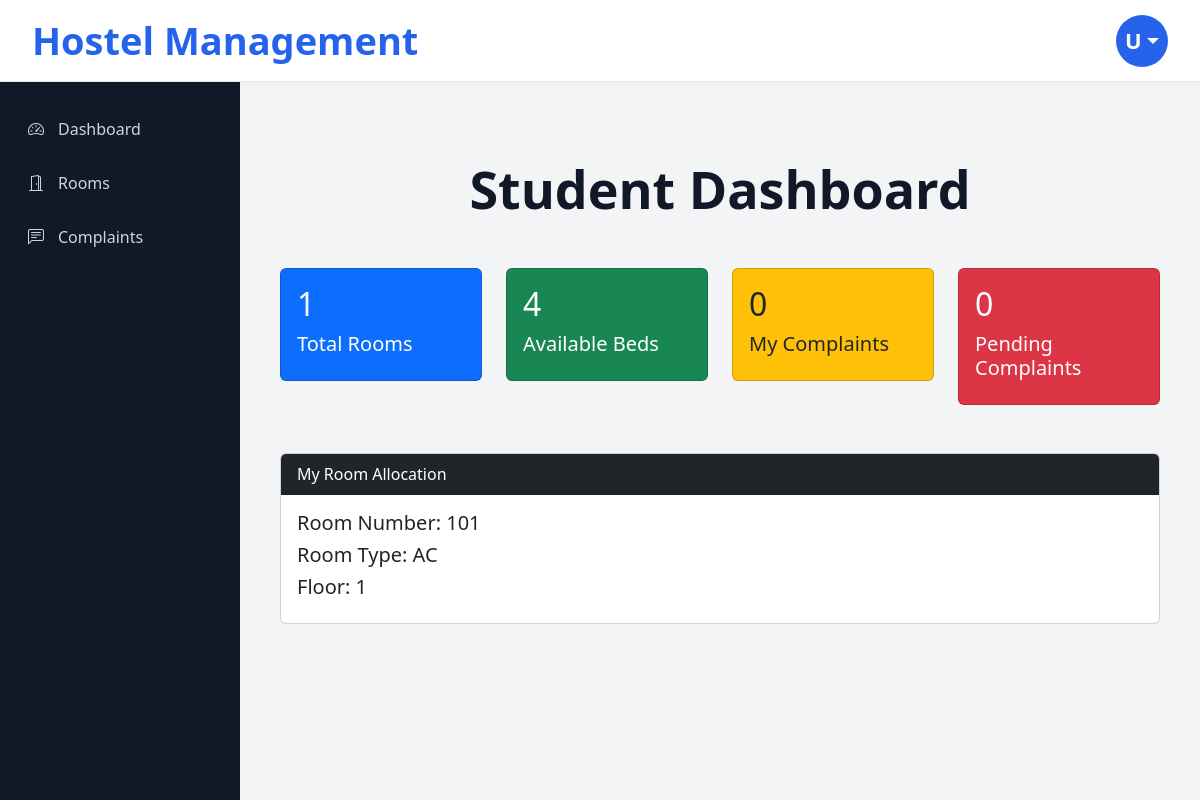
/student-dashboard/ (signed in), run on the app's committed database.
### hostel_app/models.py (models this page shows, shortened)
class RoomAllocation(models.Model):
    student = models.ForeignKey(
        Student,
        on_delete=models.CASCADE
    )
    room = models.ForeignKey(
        Room,
        on_delete=models.CASCADE
    )
    allocation_date = models.DateField(
        auto_now_add=True
    )

class Room(models.Model):
    ROOM_TYPES = [
        ('AC', 'AC'),
        ('Non-AC', 'Non-AC'),
    ]
    room_number = models.CharField(
        max_length=20,
        unique=True
    )
    room_type = models.CharField(
        max_length=20,
        choices=ROOM_TYPES
    )
    total_beds = models.IntegerField()
    available_beds = models.IntegerField()
    floor_number = models.IntegerField()

### hostel_app/views.py (the view)
def student_dashboard(request):
    student_account = StudentAccount.objects.filter(
        user=request.user
    ).first()
    if not student_account:
        messages.error(
            request,
            "Student account not found"
        )
        return redirect("student-login")
    student = student_account.student
    total_rooms = Room.objects.count()
    available_beds = Room.objects.aggregate(
        total=models.Sum("available_beds")
    )["total"] or 0
    my_complaints = Complaint.objects.filter(
        student=student
    ).count()
    pending_complaints = Complaint.objects.filter(
        student=student,
        status="Pending"
    ).count()
    allocation = RoomAllocation.objects.filter(
        student=student
    ).first()
    context = {
        "total_rooms": total_rooms,
        "available_beds": available_beds,
        "my_complaints": my_complaints,
        "pending_complaints": pending_complaints,
        "allocation": allocation
    }
    return render(
        request,
        "dashboard/student_dashboard.html",
        context
    )

### hostel_app/templates/dashboard/student_dashboard.html
{% extends 'master.html' %}
{% block content %}
<div class="container mt-5">
    <h1 class="text-center mb-5">
        Student Dashboard
    </h1>
    <div class="row">
        <div class="col-md-3 mb-4">
            <div class="card bg-primary text-white">
                <div class="card-body">
                    <h2>
                        {{ total_rooms }}
                    </h2>
                    <h5>
                        Total Rooms
                    </h5>
                </div>
            </div>
        </div>
        <div class="col-md-3 mb-4">
            <div class="card bg-success text-white">
                <div class="card-body">
                    <h2>
                        {{ available_beds }}
                    </h2>
                    <h5>
                        Available Beds
                    </h5>
                </div>
            </div>
        </div>
        <div class="col-md-3 mb-4">
            <div class="card bg-warning">
                <div class="card-body">
                    <h2>
                        {{ my_complaints }}
                    </h2>
                    <h5>
                        My Complaints
                    </h5>
                </div>
            </div>
        </div>
        <div class="col-md-3 mb-4">
            <div class="card bg-danger text-white">
                <div class="card-body">
                    <h2>
                        {{ pending_complaints }}
                    </h2>
                    <h5>
                        Pending Complaints
                    </h5>
                </div>
            </div>
        </div>
    </div>
    <div class="card mt-4">
        <div class="card-header bg-dark text-white">
            My Room Allocation
        </div>
        <div class="card-body">
            {% if allocation %}
                <h5>
                    Room Number:
                    {{ allocation.room.room_number }}
                </h5>
                <h5>
                    Room Type:
                    {{ allocation.room.room_type }}
                </h5>
                <h5>
                    Floor:
                    {{ allocation.room.floor_number }}
                </h5>
            {% else %}
                <h5 class="text-danger">
                    No Room Allocated Yet
                </h5>
            {% endif %}
        </div>
    </div>
</div>
{% endblock %}

### hostel_app/templates/master.html (shortened to what this page needs)
{% load static %}
<!DOCTYPE html>
<html lang="en">
<head>
    <link
        href="https://cdn.jsdelivr.net/npm/bootstrap@5.3.0/dist/css/bootstrap.min.css"
        rel="stylesheet"
    >
    <link
        rel="stylesheet"
        href="https://cdn.jsdelivr.net/npm/bootstrap-icons@1.11.3/font/bootstrap-icons.min.css"
    >
</head>
<body>
<nav class="navbar navbar-custom">
    <a
        href="{% url 'homepage' %}"
        class="logo-title"
    >
        Hostel Management
    </a>
    {% if user.is_authenticated %}
    <div class="dropdown">
        <a
            href="#"
            class="profile-circle dropdown-toggle"
            data-bs-toggle="dropdown"
        >
            {{ user.username|first|upper }}
        </a>
    </div>
    {% endif %}
</nav>
{% if user.is_authenticated %}
<div class="sidebar">
    {% if user.is_staff %}
    <a href="{% url 'homepage' %}">
        <i class="bi bi-speedometer2"></i>
        Dashboard
    </a>
    <a href="{% url 'student-list' %}">
        <i class="bi bi-people"></i>
        Students
    </a>
    <a href="{% url 'room-list' %}">
        <i class="bi bi-door-open"></i>
        Rooms
    </a>
    <a href="{% url 'fee-list' %}">
        <i class="bi bi-cash-stack"></i>
        Fees
    </a>
    <a href="{% url 'complaint-list' %}">
        <i class="bi bi-chat-left-text"></i>
        Complaints
    </a>
    <a href="{% url 'allocation-list' %}">
        <i class="bi bi-building"></i>
        Allocations
    </a>
    {% else %}
    <a href="{% url 'student-dashboard' %}">
        <i class="bi bi-speedometer2"></i>
        Dashboard
    </a>
    <a href="{% url 'room-list' %}">
        <i class="bi bi-door-open"></i>
        Rooms
    </a>
    <a href="{% url 'complaint-list' %}">
        <i class="bi bi-chat-left-text"></i>
        Complaints
    </a>
    {% endif %}
</div>
{% endif %}
<div
    class="toast-container position-fixed top-0 end-0 p-3"
    style="z-index:9999; margin-top:90px;"
>
</div>
<div class="{% if user.is_authenticated %}main-content{% else %}homepage-content{% endif %}">
    {% block content %}
    {% endblock %}
</div>
</body>
</html>

### hostel_app/templates/master.html (style rules this page uses)
* { margin: 0; padding: 0; box-sizing: border-box; }
body { background: #f3f4f6; font-family: 'Segoe UI', sans-serif; overflow-x: hidden; }
.navbar-custom { height: 82px; background: #ffffff; border-bottom: 1px solid #e5e7eb; padding: 0 32px; position: fixed; top: 0; left: 0; width: 100%; z-index: 1000; display: flex; align-items: center; justify-content: space-between; box-shadow: 0 2px 12px rgba(0,0,0,0.04); }
.logo-title { font-size: 38px; font-weight: 800; color: #2563eb; text-decoration: none; }
.profile-circle { width: 52px; height: 52px; border-radius: 50%; background: #2563eb; color: white; display: flex; align-items: center; justify-content: center; font-size: 22px; font-weight: bold; text-decoration: none; border: none; }
.sidebar { width: 240px; height: calc(100vh - 82px); background: #111827; position: fixed; top: 82px; left: 0; padding-top: 20px; }
.sidebar a { display: flex; align-items: center; gap: 14px; color: #d1d5db; text-decoration: none; padding: 15px 24px; font-size: 16px; font-weight: 500; transition: 0.3s; border-left: 4px solid transparent; }
.main-content { margin-left: 240px; margin-top: 82px; padding: 28px; }
h1 { font-size: 52px; font-weight: 800; color: #111827; margin-bottom: 12px; }

### data on the page
RoomAllocation: room.room_number "101", room.room_type "AC", room.floor_number "1"

### other printed values
{{ user.username|first|upper }} "U"
{{ total_rooms }} "1"
{{ available_beds }} "4"
{{ my_complaints }} "0"
{{ pending_complaints }} "0"
